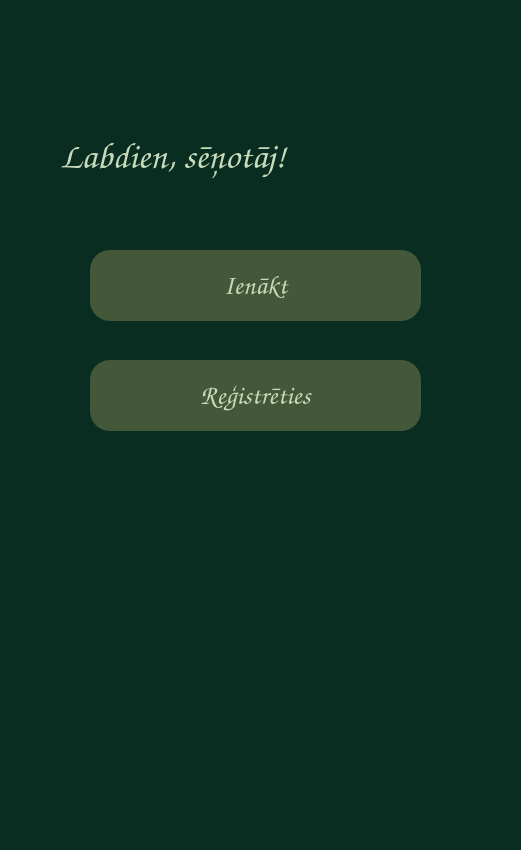
<?xml version="1.0" encoding="UTF-8"?>
<ui version="4.0">
 <class>MainWindow</class>
 <widget class="QMainWindow" name="MainWindow">
  <property name="geometry">
   <rect>
    <x>0</x>
    <y>0</y>
    <width>521</width>
    <height>850</height>
   </rect>
  </property>
  <property name="minimumSize">
   <size>
    <width>521</width>
    <height>850</height>
   </size>
  </property>
  <property name="maximumSize">
   <size>
    <width>521</width>
    <height>850</height>
   </size>
  </property>
  <property name="windowTitle">
   <string>Labdien</string>
  </property>
  <property name="styleSheet">
   <string notr="true">background-color: rgb(9, 46, 33);</string>
  </property>
  <widget class="QWidget" name="centralwidget">
   <widget class="QLabel" name="welcometitle">
    <property name="geometry">
     <rect>
      <x>60</x>
      <y>120</y>
      <width>401</width>
      <height>71</height>
     </rect>
    </property>
    <property name="minimumSize">
     <size>
      <width>401</width>
      <height>71</height>
     </size>
    </property>
    <property name="maximumSize">
     <size>
      <width>401</width>
      <height>71</height>
     </size>
    </property>
    <property name="palette">
     <palette>
      <active>
       <colorrole role="WindowText">
        <brush brushstyle="SolidPattern">
         <color alpha="255">
          <red>199</red>
          <green>218</green>
          <blue>186</blue>
         </color>
        </brush>
       </colorrole>
       <colorrole role="Button">
        <brush brushstyle="SolidPattern">
         <color alpha="255">
          <red>9</red>
          <green>46</green>
          <blue>33</blue>
         </color>
        </brush>
       </colorrole>
       <colorrole role="Text">
        <brush brushstyle="SolidPattern">
         <color alpha="255">
          <red>199</red>
          <green>218</green>
          <blue>186</blue>
         </color>
        </brush>
       </colorrole>
       <colorrole role="Base">
        <brush brushstyle="SolidPattern">
         <color alpha="255">
          <red>9</red>
          <green>46</green>
          <blue>33</blue>
         </color>
        </brush>
       </colorrole>
       <colorrole role="Window">
        <brush brushstyle="SolidPattern">
         <color alpha="255">
          <red>9</red>
          <green>46</green>
          <blue>33</blue>
         </color>
        </brush>
       </colorrole>
      </active>
      <inactive>
       <colorrole role="WindowText">
        <brush brushstyle="SolidPattern">
         <color alpha="255">
          <red>199</red>
          <green>218</green>
          <blue>186</blue>
         </color>
        </brush>
       </colorrole>
       <colorrole role="Button">
        <brush brushstyle="SolidPattern">
         <color alpha="255">
          <red>9</red>
          <green>46</green>
          <blue>33</blue>
         </color>
        </brush>
       </colorrole>
       <colorrole role="Text">
        <brush brushstyle="SolidPattern">
         <color alpha="255">
          <red>199</red>
          <green>218</green>
          <blue>186</blue>
         </color>
        </brush>
       </colorrole>
       <colorrole role="Base">
        <brush brushstyle="SolidPattern">
         <color alpha="255">
          <red>9</red>
          <green>46</green>
          <blue>33</blue>
         </color>
        </brush>
       </colorrole>
       <colorrole role="Window">
        <brush brushstyle="SolidPattern">
         <color alpha="255">
          <red>9</red>
          <green>46</green>
          <blue>33</blue>
         </color>
        </brush>
       </colorrole>
      </inactive>
      <disabled>
       <colorrole role="WindowText">
        <brush brushstyle="SolidPattern">
         <color alpha="255">
          <red>120</red>
          <green>120</green>
          <blue>120</blue>
         </color>
        </brush>
       </colorrole>
       <colorrole role="Button">
        <brush brushstyle="SolidPattern">
         <color alpha="255">
          <red>9</red>
          <green>46</green>
          <blue>33</blue>
         </color>
        </brush>
       </colorrole>
       <colorrole role="Text">
        <brush brushstyle="SolidPattern">
         <color alpha="255">
          <red>120</red>
          <green>120</green>
          <blue>120</blue>
         </color>
        </brush>
       </colorrole>
       <colorrole role="Base">
        <brush brushstyle="SolidPattern">
         <color alpha="255">
          <red>9</red>
          <green>46</green>
          <blue>33</blue>
         </color>
        </brush>
       </colorrole>
       <colorrole role="Window">
        <brush brushstyle="SolidPattern">
         <color alpha="255">
          <red>9</red>
          <green>46</green>
          <blue>33</blue>
         </color>
        </brush>
       </colorrole>
      </disabled>
     </palette>
    </property>
    <property name="font">
     <font>
      <family>Comic Sans MS</family>
      <pointsize>28</pointsize>
      <weight>75</weight>
      <bold>true</bold>
     </font>
    </property>
    <property name="autoFillBackground">
     <bool>false</bool>
    </property>
    <property name="locale">
     <locale language="Latvian" country="Latvia"/>
    </property>
    <property name="text">
     <string>Labdien, sēņotāj!</string>
    </property>
    <property name="wordWrap">
     <bool>false</bool>
    </property>
    <property name="margin">
     <number>0</number>
    </property>
   </widget>
   <widget class="QPushButton" name="loginbutton">
    <property name="geometry">
     <rect>
      <x>90</x>
      <y>250</y>
      <width>331</width>
      <height>71</height>
     </rect>
    </property>
    <property name="minimumSize">
     <size>
      <width>331</width>
      <height>71</height>
     </size>
    </property>
    <property name="maximumSize">
     <size>
      <width>331</width>
      <height>71</height>
     </size>
    </property>
    <property name="palette">
     <palette>
      <active>
       <colorrole role="WindowText">
        <brush brushstyle="SolidPattern">
         <color alpha="255">
          <red>199</red>
          <green>218</green>
          <blue>186</blue>
         </color>
        </brush>
       </colorrole>
       <colorrole role="Button">
        <brush brushstyle="SolidPattern">
         <color alpha="255">
          <red>66</red>
          <green>88</green>
          <blue>56</blue>
         </color>
        </brush>
       </colorrole>
       <colorrole role="Text">
        <brush brushstyle="SolidPattern">
         <color alpha="255">
          <red>199</red>
          <green>218</green>
          <blue>186</blue>
         </color>
        </brush>
       </colorrole>
       <colorrole role="ButtonText">
        <brush brushstyle="SolidPattern">
         <color alpha="255">
          <red>199</red>
          <green>218</green>
          <blue>186</blue>
         </color>
        </brush>
       </colorrole>
       <colorrole role="Base">
        <brush brushstyle="SolidPattern">
         <color alpha="255">
          <red>66</red>
          <green>88</green>
          <blue>56</blue>
         </color>
        </brush>
       </colorrole>
       <colorrole role="Window">
        <brush brushstyle="SolidPattern">
         <color alpha="255">
          <red>66</red>
          <green>88</green>
          <blue>56</blue>
         </color>
        </brush>
       </colorrole>
      </active>
      <inactive>
       <colorrole role="WindowText">
        <brush brushstyle="SolidPattern">
         <color alpha="255">
          <red>199</red>
          <green>218</green>
          <blue>186</blue>
         </color>
        </brush>
       </colorrole>
       <colorrole role="Button">
        <brush brushstyle="SolidPattern">
         <color alpha="255">
          <red>66</red>
          <green>88</green>
          <blue>56</blue>
         </color>
        </brush>
       </colorrole>
       <colorrole role="Text">
        <brush brushstyle="SolidPattern">
         <color alpha="255">
          <red>199</red>
          <green>218</green>
          <blue>186</blue>
         </color>
        </brush>
       </colorrole>
       <colorrole role="ButtonText">
        <brush brushstyle="SolidPattern">
         <color alpha="255">
          <red>199</red>
          <green>218</green>
          <blue>186</blue>
         </color>
        </brush>
       </colorrole>
       <colorrole role="Base">
        <brush brushstyle="SolidPattern">
         <color alpha="255">
          <red>66</red>
          <green>88</green>
          <blue>56</blue>
         </color>
        </brush>
       </colorrole>
       <colorrole role="Window">
        <brush brushstyle="SolidPattern">
         <color alpha="255">
          <red>66</red>
          <green>88</green>
          <blue>56</blue>
         </color>
        </brush>
       </colorrole>
      </inactive>
      <disabled>
       <colorrole role="WindowText">
        <brush brushstyle="SolidPattern">
         <color alpha="255">
          <red>199</red>
          <green>218</green>
          <blue>186</blue>
         </color>
        </brush>
       </colorrole>
       <colorrole role="Button">
        <brush brushstyle="SolidPattern">
         <color alpha="255">
          <red>66</red>
          <green>88</green>
          <blue>56</blue>
         </color>
        </brush>
       </colorrole>
       <colorrole role="Text">
        <brush brushstyle="SolidPattern">
         <color alpha="255">
          <red>199</red>
          <green>218</green>
          <blue>186</blue>
         </color>
        </brush>
       </colorrole>
       <colorrole role="ButtonText">
        <brush brushstyle="SolidPattern">
         <color alpha="255">
          <red>199</red>
          <green>218</green>
          <blue>186</blue>
         </color>
        </brush>
       </colorrole>
       <colorrole role="Base">
        <brush brushstyle="SolidPattern">
         <color alpha="255">
          <red>66</red>
          <green>88</green>
          <blue>56</blue>
         </color>
        </brush>
       </colorrole>
       <colorrole role="Window">
        <brush brushstyle="SolidPattern">
         <color alpha="255">
          <red>66</red>
          <green>88</green>
          <blue>56</blue>
         </color>
        </brush>
       </colorrole>
      </disabled>
     </palette>
    </property>
    <property name="font">
     <font>
      <family>Comic Sans MS</family>
      <pointsize>20</pointsize>
      <weight>75</weight>
      <bold>true</bold>
     </font>
    </property>
    <property name="styleSheet">
     <string notr="true">border-radius: 20px;
background-color: rgb(66, 88, 56);
color: rgb(199, 218, 186);</string>
    </property>
    <property name="locale">
     <locale language="Latvian" country="Latvia"/>
    </property>
    <property name="text">
     <string>Ienākt</string>
    </property>
   </widget>
   <widget class="QPushButton" name="registerbutton">
    <property name="geometry">
     <rect>
      <x>90</x>
      <y>360</y>
      <width>331</width>
      <height>71</height>
     </rect>
    </property>
    <property name="minimumSize">
     <size>
      <width>331</width>
      <height>71</height>
     </size>
    </property>
    <property name="maximumSize">
     <size>
      <width>331</width>
      <height>71</height>
     </size>
    </property>
    <property name="palette">
     <palette>
      <active>
       <colorrole role="WindowText">
        <brush brushstyle="SolidPattern">
         <color alpha="255">
          <red>199</red>
          <green>218</green>
          <blue>186</blue>
         </color>
        </brush>
       </colorrole>
       <colorrole role="Button">
        <brush brushstyle="SolidPattern">
         <color alpha="255">
          <red>66</red>
          <green>88</green>
          <blue>56</blue>
         </color>
        </brush>
       </colorrole>
       <colorrole role="Text">
        <brush brushstyle="SolidPattern">
         <color alpha="255">
          <red>199</red>
          <green>218</green>
          <blue>186</blue>
         </color>
        </brush>
       </colorrole>
       <colorrole role="ButtonText">
        <brush brushstyle="SolidPattern">
         <color alpha="255">
          <red>199</red>
          <green>218</green>
          <blue>186</blue>
         </color>
        </brush>
       </colorrole>
       <colorrole role="Base">
        <brush brushstyle="SolidPattern">
         <color alpha="255">
          <red>66</red>
          <green>88</green>
          <blue>56</blue>
         </color>
        </brush>
       </colorrole>
       <colorrole role="Window">
        <brush brushstyle="SolidPattern">
         <color alpha="255">
          <red>66</red>
          <green>88</green>
          <blue>56</blue>
         </color>
        </brush>
       </colorrole>
      </active>
      <inactive>
       <colorrole role="WindowText">
        <brush brushstyle="SolidPattern">
         <color alpha="255">
          <red>199</red>
          <green>218</green>
          <blue>186</blue>
         </color>
        </brush>
       </colorrole>
       <colorrole role="Button">
        <brush brushstyle="SolidPattern">
         <color alpha="255">
          <red>66</red>
          <green>88</green>
          <blue>56</blue>
         </color>
        </brush>
       </colorrole>
       <colorrole role="Text">
        <brush brushstyle="SolidPattern">
         <color alpha="255">
          <red>199</red>
          <green>218</green>
          <blue>186</blue>
         </color>
        </brush>
       </colorrole>
       <colorrole role="ButtonText">
        <brush brushstyle="SolidPattern">
         <color alpha="255">
          <red>199</red>
          <green>218</green>
          <blue>186</blue>
         </color>
        </brush>
       </colorrole>
       <colorrole role="Base">
        <brush brushstyle="SolidPattern">
         <color alpha="255">
          <red>66</red>
          <green>88</green>
          <blue>56</blue>
         </color>
        </brush>
       </colorrole>
       <colorrole role="Window">
        <brush brushstyle="SolidPattern">
         <color alpha="255">
          <red>66</red>
          <green>88</green>
          <blue>56</blue>
         </color>
        </brush>
       </colorrole>
      </inactive>
      <disabled>
       <colorrole role="WindowText">
        <brush brushstyle="SolidPattern">
         <color alpha="255">
          <red>199</red>
          <green>218</green>
          <blue>186</blue>
         </color>
        </brush>
       </colorrole>
       <colorrole role="Button">
        <brush brushstyle="SolidPattern">
         <color alpha="255">
          <red>66</red>
          <green>88</green>
          <blue>56</blue>
         </color>
        </brush>
       </colorrole>
       <colorrole role="Text">
        <brush brushstyle="SolidPattern">
         <color alpha="255">
          <red>199</red>
          <green>218</green>
          <blue>186</blue>
         </color>
        </brush>
       </colorrole>
       <colorrole role="ButtonText">
        <brush brushstyle="SolidPattern">
         <color alpha="255">
          <red>199</red>
          <green>218</green>
          <blue>186</blue>
         </color>
        </brush>
       </colorrole>
       <colorrole role="Base">
        <brush brushstyle="SolidPattern">
         <color alpha="255">
          <red>66</red>
          <green>88</green>
          <blue>56</blue>
         </color>
        </brush>
       </colorrole>
       <colorrole role="Window">
        <brush brushstyle="SolidPattern">
         <color alpha="255">
          <red>66</red>
          <green>88</green>
          <blue>56</blue>
         </color>
        </brush>
       </colorrole>
      </disabled>
     </palette>
    </property>
    <property name="font">
     <font>
      <family>Comic Sans MS</family>
      <pointsize>20</pointsize>
      <weight>75</weight>
      <bold>true</bold>
     </font>
    </property>
    <property name="styleSheet">
     <string notr="true">border-radius: 20px;
background-color: rgb(66, 88, 56);
color: rgb(199, 218, 186);</string>
    </property>
    <property name="locale">
     <locale language="Latvian" country="Latvia"/>
    </property>
    <property name="text">
     <string>Reģistrēties</string>
    </property>
   </widget>
  </widget>
  <widget class="QStatusBar" name="statusbar"/>
 </widget>
 <resources/>
 <connections/>
</ui>
